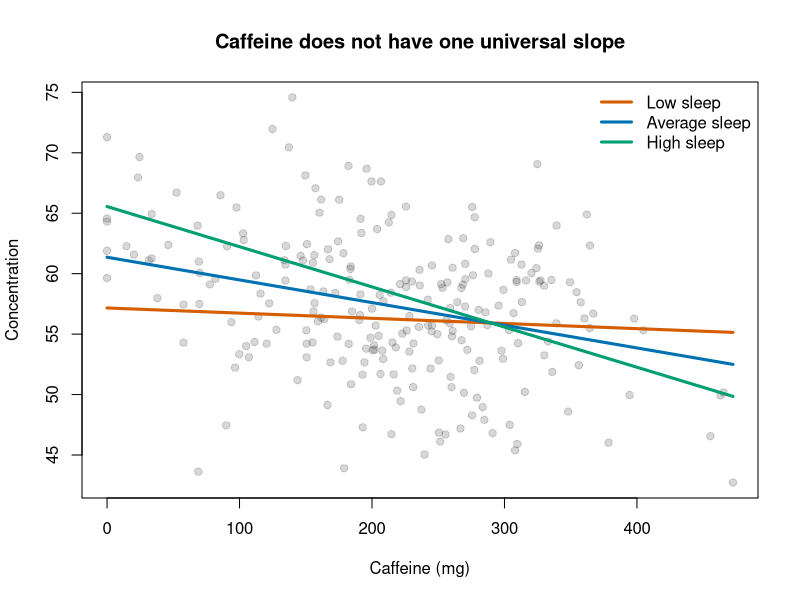
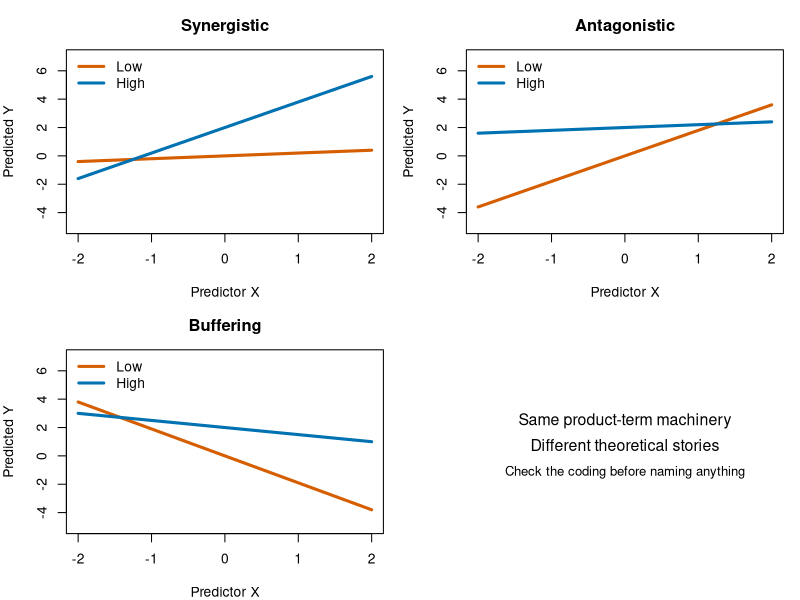
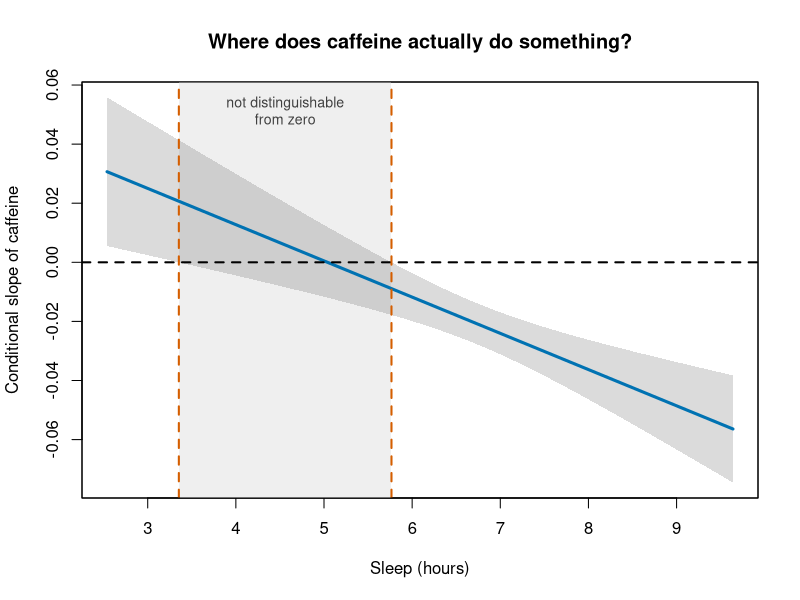

The R source for these figures, in order:
## ---- chunk 1
knitr::opts_chunk$set(message = FALSE, warning = FALSE, fig.align = "center")
## ---- chunk 2
set.seed(343)
n <- 240
InterData <- data.frame(
  Sleep = pmin(pmax(rnorm(n, 6.5, 1.3), 2.5), 10),
  Caffeine = pmin(pmax(rnorm(n, 220, 100), 0), 500)
)

InterData$Concentration <-
  40 +
  3.5 * InterData$Sleep +
  0.055 * InterData$Caffeine -
  0.012 * InterData$Sleep * InterData$Caffeine +
  rnorm(n, 0, 5)

InterData$Sleep.C <- InterData$Sleep - mean(InterData$Sleep)
InterData$Caffeine.C <- InterData$Caffeine - mean(InterData$Caffeine)
## ---- chunk 3
RawModel <- lm(Concentration ~ Sleep * Caffeine, data = InterData)

round(coef(summary(RawModel)), 5)
## ---- chunk 4
InteractionModel <- lm(Concentration ~ Sleep.C * Caffeine.C, data = InterData)

round(coef(summary(InteractionModel)), 5)
## ---- chunk 5
FittedGap <- max(abs(fitted(RawModel) - fitted(InteractionModel)))

c(
  Interaction.raw      = unname(coef(RawModel)[4]),
  Interaction.centered = unname(coef(InteractionModel)[4]),
  R2.raw               = summary(RawModel)$r.squared,
  R2.centered          = summary(InteractionModel)$r.squared,
  Largest.fitted.diff  = FittedGap
)
## ---- chunk 6
AdditiveModel <- lm(Concentration ~ Sleep.C + Caffeine.C, data = InterData)

anova(AdditiveModel, InteractionModel)
## ---- chunk 7
InterData$Sleep.Z    <- as.numeric(scale(InterData$Sleep))
InterData$Caffeine.Z <- as.numeric(scale(InterData$Caffeine))
InterData$Concen.Z   <- as.numeric(scale(InterData$Concentration))

# Right: standardize the components, then let R form the product.
ProperBetas <- lm(Concen.Z ~ Sleep.Z * Caffeine.Z, data = InterData)

# Wrong: standardize the product term itself.
InterData$Product.Z <- as.numeric(scale(InterData$Sleep * InterData$Caffeine))
WrongBetas <- lm(Concen.Z ~ Sleep.Z + Caffeine.Z + Product.Z, data = InterData)

BetaCompare <- cbind(
  Proper = coef(ProperBetas),
  Wrong  = coef(WrongBetas)
)

# Relabel: the last row is Sleep.Z:Caffeine.Z in one model and Product.Z in the
# other. They occupy the same position, and that is exactly the point.
rownames(BetaCompare) <- c("(Intercept)", "Sleep", "Caffeine", "Sleep x Caffeine")

round(BetaCompare, 4)
## ---- chunk 8
#| label: interaction-plot
#| fig-width: 7
#| fig-height: 5
#| fig-cap: "Points are observed concentration scores. The three lines are model predictions at low, average, and high sleep, defined as one standard deviation below the mean, the mean, and one standard deviation above it."
#| fig-alt: "Scatterplot with caffeine in milligrams from 0 to about 470 on the x axis and concentration from about 42 to 75 on the y axis. A wide grey cloud of 240 faint points fills the panel with no obvious tilt of its own. Three straight prediction lines are drawn over it and fan out rather than running parallel. The orange Low sleep line is almost flat, falling only from about 57 to 55. The blue Average sleep line falls from about 61 to 53. The green High sleep line falls most steeply, from about 65 to 50. All three lines converge and cross near 290 milligrams of caffeine."
sleep_values <- c(
  Low = -sd(InterData$Sleep.C),
  Average = 0,
  High = sd(InterData$Sleep.C)
)

caffeine_grid <- seq(min(InterData$Caffeine.C), max(InterData$Caffeine.C), length.out = 100)
plot(
  InterData$Caffeine, InterData$Concentration,
  pch = 19, col = rgb(0.3, 0.3, 0.3, 0.22),
  # y label is "Concentration", not "Predicted concentration": the dots are raw
  # observed scores. Only the three overlaid lines are predictions.
  xlab = "Caffeine (mg)", ylab = "Concentration",
  main = "Caffeine does not have one universal slope"
)

line_colors <- c("#D55E00", "#0072B2", "#009E73")
for (i in seq_along(sleep_values)) {
  newdata <- data.frame(
    Sleep.C = sleep_values[i],
    Caffeine.C = caffeine_grid
  )
  lines(
    caffeine_grid + mean(InterData$Caffeine),
    predict(InteractionModel, newdata = newdata),
    col = line_colors[i], lwd = 3
  )
}
legend("topright", legend = paste(names(sleep_values), "sleep"),
       col = line_colors, lwd = 3, bty = "n")
## ---- chunk 9
emmeans::emtrends(
  InteractionModel,
  specs = "Sleep.C",
  var = "Caffeine.C",
  at = list(Sleep.C = unname(sleep_values))
)
## ---- chunk 10
SleepSD <- sd(InterData$Sleep.C)

InterData$Sleep.AtLow <- InterData$Sleep.C - (-SleepSD)
InterData$Sleep.AtMean <- InterData$Sleep.C
InterData$Sleep.AtHigh <- InterData$Sleep.C - SleepSD

SlopeAtLow <- lm(
  Concentration ~ Caffeine.C * Sleep.AtLow,
  data = InterData
)
SlopeAtMean <- lm(
  Concentration ~ Caffeine.C * Sleep.AtMean,
  data = InterData
)
SlopeAtHigh <- lm(
  Concentration ~ Caffeine.C * Sleep.AtHigh,
  data = InterData
)

rbind(
  LowSleep = coef(summary(SlopeAtLow))["Caffeine.C", ],
  MeanSleep = coef(summary(SlopeAtMean))["Caffeine.C", ],
  HighSleep = coef(summary(SlopeAtHigh))["Caffeine.C", ]
)
## ---- chunk 11
#| label: interaction-patterns
#| fig-width: 8
#| fig-height: 7
#| fig-alt: "Four panels in a two-by-two grid. Three of them plot predicted Y against predictor X from minus 2 to 2, each showing an orange Low moderator line and a blue High moderator line. In Synergistic, both lines rise and the blue one rises much more steeply, so they cross near X of minus 1.3 and the gap widens to the right. In Antagonistic, the orange line rises steeply and the blue one is nearly flat, so they cross near X of 1.3 and the gap is widest on the left. In Buffering, both lines fall, the orange steeply and the blue gently, so the orange drops far below the blue on the right. The fourth panel has no plot in it, only three lines of text reading Same product-term machinery, Different theoretical stories, and Check the coding before naming anything."
PatternX <- seq(-2, 2, length.out = 80)
ModeratorValues <- c(Low = -1, High = 1)
PatternColors <- c("#D55E00", "#0072B2")

old_par <- par(mfrow = c(2, 2), mar = c(4, 4, 3, 1))

for (PatternName in c("Synergistic", "Antagonistic", "Buffering")) {
  plot(
    NA, xlim = range(PatternX), ylim = c(-5, 7),
    xlab = "Predictor X", ylab = "Predicted Y",
    main = PatternName
  )

  for (j in seq_along(ModeratorValues)) {
    Z <- ModeratorValues[j]
    if (PatternName == "Synergistic") {
      Y <- 1 + PatternX + Z + .8 * PatternX * Z
    } else if (PatternName == "Antagonistic") {
      Y <- 1 + PatternX + Z - .8 * PatternX * Z
    } else {
      Y <- 1 - 1.2 * PatternX + 1.0 * Z + .7 * PatternX * Z
    }
    lines(PatternX, Y, lwd = 3, col = PatternColors[j])
  }
  legend("topleft", names(ModeratorValues), col = PatternColors, lwd = 3, bty = "n")
}

plot.new()
text(.5, .62, "Same product-term machinery", cex = 1.15)
text(.5, .48, "Different theoretical stories", cex = 1.15)
text(.5, .32, "Check the coding before naming anything", cex = .95)
par(old_par)
## ---- chunk 12
set.seed(345)
ThreeData <- InterData
ThreeData$Deadline <- factor(
  sample(c("Tomorrow", "Next week"), nrow(ThreeData), replace = TRUE),
  levels = c("Next week", "Tomorrow")
)
Deadline01 <- as.numeric(ThreeData$Deadline == "Tomorrow")

ThreeData$Concentration3 <-
  60 +
  2.0 * ThreeData$Sleep.C +
  .035 * ThreeData$Caffeine.C -
  3.0 * Deadline01 -
  .008 * ThreeData$Sleep.C * ThreeData$Caffeine.C +
  .010 * ThreeData$Sleep.C * ThreeData$Caffeine.C * Deadline01 +
  rnorm(nrow(ThreeData), 0, 5)

ThreeWayModel <- lm(
  Concentration3 ~ Sleep.C * Caffeine.C * Deadline,
  data = ThreeData
)

summary(ThreeWayModel)
## ---- chunk 13
emmeans::joint_tests(
  ThreeWayModel,
  by = "Deadline"
)

ThreeWaySlopes <- emmeans::emtrends(
  ThreeWayModel,
  specs = c("Sleep.C", "Deadline"),
  var = "Caffeine.C",
  at = list(Sleep.C = unname(sleep_values))
)

ThreeWaySlopes
## ---- chunk 14
CoefVar <- vcov(InteractionModel)

# Pull these out BY NAME. The rows of vcov() are in model order, so Caffeine.C
# is the third row here, not the second, and positional indexing silently
# hands you the variance of the wrong coefficient. Nothing errors. The roots
# just come out wrong.
b1  <- coef(InteractionModel)["Caffeine.C"]
b3  <- coef(InteractionModel)["Sleep.C:Caffeine.C"]
v11 <- CoefVar["Caffeine.C", "Caffeine.C"]
v33 <- CoefVar["Sleep.C:Caffeine.C", "Sleep.C:Caffeine.C"]
v13 <- CoefVar["Caffeine.C", "Sleep.C:Caffeine.C"]

TCrit <- qt(.975, df.residual(InteractionModel))

A <- TCrit^2 * v33 - b3^2
B <- 2 * (TCrit^2 * v13 - b1 * b3)
C <- TCrit^2 * v11 - b1^2

JNRoots <- sort(c(
  (-B - sqrt(B^2 - 4 * A * C)) / (2 * A),
  (-B + sqrt(B^2 - 4 * A * C)) / (2 * A)
))

# Roots are on the centered scale; add the mean back to read them as hours.
JNHours <- JNRoots + mean(InterData$Sleep)

rbind(Centered = JNRoots, Hours = JNHours)
## ---- chunk 15
table(cut(
  InterData$Sleep,
  breaks = c(-Inf, JNHours, Inf),
  labels = c("Slope positive", "Not distinguishable", "Slope negative")
))
## ---- chunk 16
#| label: johnson-neyman-plot
#| fig-width: 7.5
#| fig-height: 5
#| fig-alt: "Line plot with hours of sleep from about 2.5 to 9.6 on the x axis and the conditional slope of caffeine on the y axis, labelled from 0.06 down to minus 0.06. A straight blue line falls steadily from about 0.03 at the left edge to about minus 0.06 at the right, surrounded by a grey 95 percent confidence band that is narrowest around 5 hours and flares at both ends. A horizontal dashed line marks a slope of zero. Two vertical dashed orange lines at about 3.35 and 5.77 hours mark exactly where the edges of the confidence band touch zero, and the strip between them is shaded and labelled not distinguishable from zero. Left of the shaded strip the whole band sits above zero; right of it the whole band sits below zero. The blue line itself crosses zero near 5 hours, in the middle of the shaded strip rather than at either boundary."
SleepGrid   <- seq(min(InterData$Sleep.C), max(InterData$Sleep.C), length.out = 200)
SlopeGrid   <- b1 + b3 * SleepGrid
SlopeSE     <- sqrt(v11 + SleepGrid^2 * v33 + 2 * SleepGrid * v13)
HoursGrid   <- SleepGrid + mean(InterData$Sleep)

plot(
  HoursGrid, SlopeGrid, type = "n",
  ylim = range(SlopeGrid - TCrit * SlopeSE, SlopeGrid + TCrit * SlopeSE),
  xlab = "Sleep (hours)",
  ylab = "Conditional slope of caffeine",
  main = "Where does caffeine actually do something?"
)

# The region between the two roots is where zero stays inside the interval.
rect(JNHours[1], par("usr")[3], JNHours[2], par("usr")[4],
     col = "#EFEFEF", border = NA)

polygon(
  c(HoursGrid, rev(HoursGrid)),
  c(SlopeGrid - TCrit * SlopeSE, rev(SlopeGrid + TCrit * SlopeSE)),
  col = rgb(0.3, 0.3, 0.3, 0.20), border = NA
)

lines(HoursGrid, SlopeGrid, lwd = 3, col = "#0072B2")
abline(h = 0, lty = 2, lwd = 2)
abline(v = JNHours, lty = 2, lwd = 2, col = "#D55E00")
text(mean(JNHours), max(SlopeGrid + TCrit * SlopeSE) * .92,
     "not distinguishable\nfrom zero", cex = .85, col = "gray25")
box()
